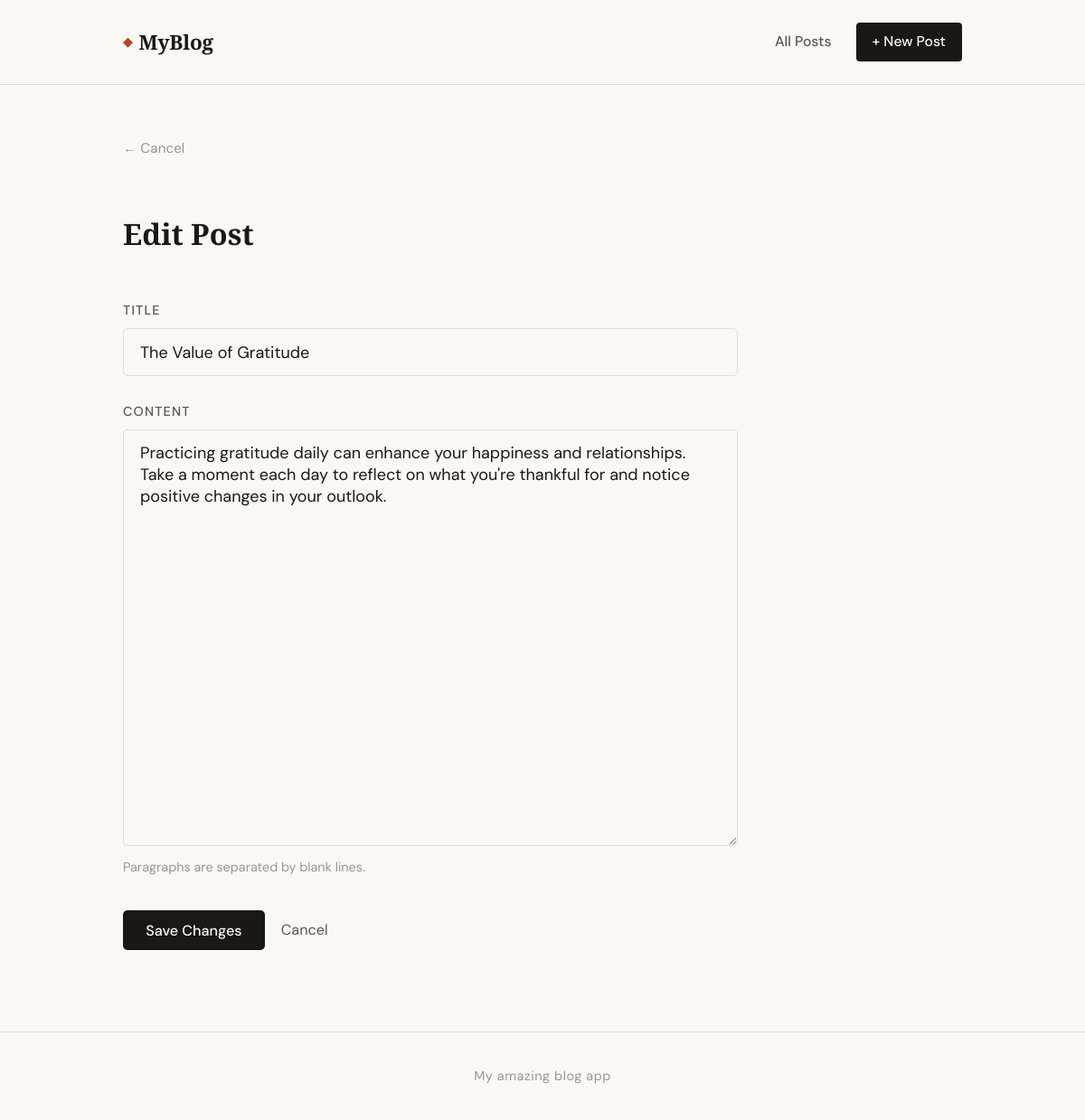
/edit/the-value-of-gratitude, run on the app's committed database.
### tables this page shows
CREATE TABLE posts (
                id INTEGER PRIMARY KEY AUTOINCREMENT,
                title TEXT NOT NULL,
                slug TEXT NOT NULL UNIQUE,
                content TEXT NOT NULL,
                excerpt TEXT,
                created_at TEXT NOT NULL,
                updated_at TEXT NOT NULL
            );

### app.py (the view, shortened to what this page needs)
@app.route("/edit/<slug>", methods=["GET", "POST"])
def edit_post(slug):
    db = get_db()
    p = db.execute("SELECT * FROM posts WHERE slug = ?", (slug,)).fetchone()
    if p is None:
        abort(404)
    return render_template("edit.html", post=p, form=dict(p))

### app.py (called while the page is built)
def get_db():
    db = getattr(g, "_database", None)
    if db is None:
        db = g._database = sqlite3.connect(DATABASE)
        db.row_factory = sqlite3.Row
    return db

@app.teardown_appcontext
def close_connection(exception):
    db = getattr(g, "_database", None)
    if db is not None:
        db.close()

### templates/edit.html (shortened to what this page needs)
{% extends "base.html" %}
{% block content %}
<div class="editor-page">
  <header class="editor-header">
    <a href="{{ url_for('index') }}" class="back-link">← Cancel</a>
    <h1>{% if post %}Edit Post{% else %}New Post{% endif %}</h1>
  </header>
  <form method="POST" class="editor-form">
    <div class="field">
      <label for="title">Title</label>
      <input
        type="text"
        id="title"
        name="title"
        value="{{ form.title or '' }}"
        placeholder="What's this post about?"
        autofocus
        required
      />
    </div>
    <div class="field">
      <label for="content">Content</label>
      <textarea
        id="content"
        name="content"
        rows="18"
        placeholder="Start writing… Separate paragraphs with a blank line."
        required
      >{{ form.content or '' }}</textarea>
      <p class="field-hint">Paragraphs are separated by blank lines.</p>
    </div>
    <div class="editor-actions">
      <button type="submit" class="btn-primary">
        {% if post %}Save Changes{% else %}Publish Post{% endif %}
      </button>
      <a href="{{ url_for('index') }}" class="btn-ghost">Cancel</a>
    </div>
  </form>
</div>
{% endblock %}

### static/css/style.css (style rules this page uses)
:root { --ink: #1a1814; --ink-soft: #5a5650; --ink-faint: #9a9590; --paper: #faf8f4; --paper-warm: #f2ede4; --rule: #e2ddd4; --accent: #b5472a; --accent-light: #f0e8e4; --font-serif: 'Playfair Display', Georgia, serif; --font-sans: 'DM Sans', system-ui, sans-serif; --max-w: 740px; --max-w-wide: 1000px; }
*, *::before, *::after { box-sizing: border-box; margin: 0; padding: 0; }
html { font-size: 18px; scroll-behavior: smooth; }
body { font-family: var(--font-sans); background: var(--paper); color: var(--ink); line-height: 1.7; min-height: 100vh; display: flex; flex-direction: column; }
a { color: inherit; text-decoration: none; }
.back-link { display: inline-block; font-size: 0.85rem; color: var(--ink-faint); margin-bottom: 2rem; transition: color 0.15s; }
.editor-page { max-width: 680px; }
.editor-header { margin-bottom: 2.5rem; }
.editor-header h1 { font-family: var(--font-serif); font-size: 1.8rem; font-weight: 700; margin-top: 1rem; }
.editor-form { display: flex; flex-direction: column; gap: 1.5rem; }
.field { display: flex; flex-direction: column; gap: 0.4rem; }
.field label { font-size: 0.8rem; font-weight: 500; letter-spacing: 0.08em; text-transform: uppercase; color: var(--ink-soft); }
.field input, .field textarea { font-family: var(--font-sans); font-size: 1rem; color: var(--ink); background: var(--paper); border: 1px solid var(--rule); border-radius: 5px; padding: 0.75rem 1rem; outline: none; transition: border-color 0.15s, box-shadow 0.15s; resize: vertical; }
.field input::placeholder, .field textarea::placeholder { color: var(--ink-faint); }
.field-hint { font-size: 0.8rem; color: var(--ink-faint); margin-top: 0.2rem; }
.editor-actions { display: flex; gap: 1rem; align-items: center; padding-top: 0.5rem; }
.btn-primary { display: inline-block; background: var(--ink); color: var(--paper); padding: 0.65rem 1.4rem; border-radius: 5px; font-family: var(--font-sans); font-size: 0.9rem; font-weight: 500; border: none; cursor: pointer; transition: background 0.15s; }
.btn-ghost { color: var(--ink-soft); font-size: 0.9rem; }

### data on the page
posts: title "The Value of Gratitude", content "Practicing gratitude daily can enhance your happiness and relationships. Take a moment each day to reflect on what you're thankful for and notice positive changes in your outlook."
